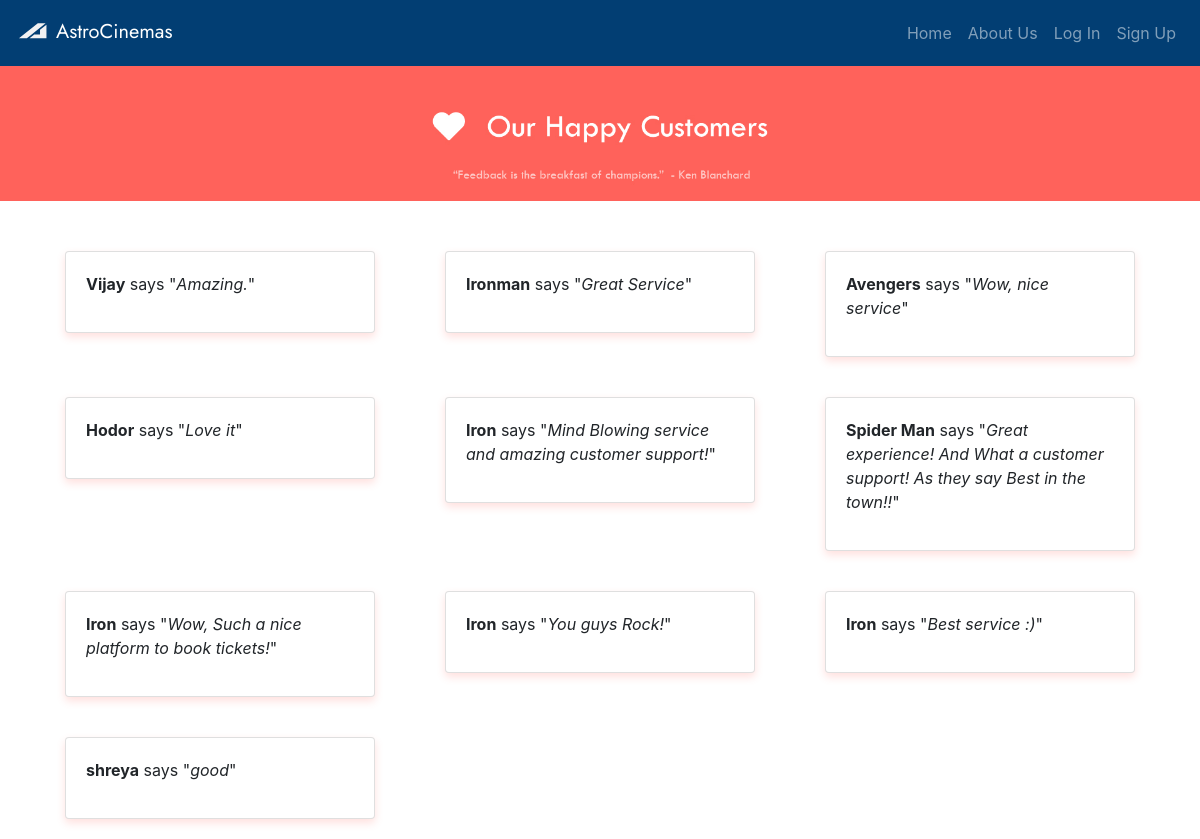
The page /AstroCinemasCopy/get_feedback.php on the database its author committed.
### tables this page shows
CREATE TABLE `feedbackform` (
  `booking_id` int(11) NOT NULL,
  `rating` int(11) NOT NULL,
  `feedback` varchar(255) NOT NULL,
  `feedid` int(11) NOT NULL,
  `username` varchar(255) NOT NULL
);

### AstroCinemasCopy/get_feedback.php (the view)
<?php
include('connection.php');
$sql = "SELECT feedback,username FROM feedbackform WHERE rating = 5";
$result = mysqli_query($conn,$sql);
$car = mysqli_fetch_all($result,MYSQLI_ASSOC);
include('header.php');
?>
<!DOCTYPE html>
<html lang="en">
<body>
<img src="images/feed.jpg" height="50%" width="100%">
<div class="container" style="margin-top: 30px;">
<div class="row">
<?php for($i=0;$i<count($car);$i++){ ?>
    <div class="col-4">
        <div class="card" style="margin: 20px;box-shadow: 0 4px 8px 0 rgba(255,98,90, 0.2);">
        <div class="card-body">
        <P><b><?php echo $car[$i]['username']; ?></b> says "<i><?php echo $car[$i]['feedback']; ?></i>" </P>
        </div>
        </div>
    </div>
    <?php }?>
    <div class="col">
    </div>
</div>
</div>
</body>
</html>

### AstroCinemasCopy/header.php (shortened to what this page needs)
<!DOCTYPE html>
<html lang="en">
  <head>
    <link rel="stylesheet" href="css/fontawesome.css">
    <link rel="stylesheet" href="https://maxcdn.bootstrapcdn.com/bootstrap/4.4.1/css/bootstrap.min.css">
    <link rel="stylesheet" type="text/css" href="css/main copy.css">
    <link rel="stylesheet" type="text/css" href="css/maintwo.css">
  </head>
<nav class="navbar navbar-expand-sm navbar-dark fixed-top"  style="background-color: #023E73;">
  <a class="navbar-brand text-center mr-auto" style="font-family: 'Jost', sans-serif;" href="#"><img width = "40" height="40" src="images/icons/logo.svg" alt="logo">AstroCinemas</a>
  <ul class="navbar-nav">
    <li class="nav-item">
      <a class="nav-link" href="index.php">Home</a>
    </li>
    <li class="nav-item">
      <a href="aboutus.php" class="nav-link">About Us</a>
    </li>
    <li class="nav-item">
      <?php
        if(isset($_SESSION['user']) || isset($_SESSION['admin'])){
          echo '<a class="nav-link" href="logout.php">Log Out</a>';
        }else{
          echo '<a class="nav-link" href="login.php">Log In</a>';
        }
      ?>
    </li>
    <li class="nav-item">
      <?php
          if(!isset($_SESSION['user']) && !isset($_SESSION['admin'])){
            echo '<a class="nav-link" href="signup.php">Sign Up</a>';
          }
      ?>
    </li>
  </ul>
</nav>
<body>
</body>
</html>

### AstroCinemasCopy/css/main copy.css (style rules this page uses)
body { overflow-x: hidden; }

### rows shown on the page
feedbackform: username "Vijay", feedback "Amazing."
feedbackform: username "Ironman", feedback "Great Service"
feedbackform: username "Avengers", feedback "Wow, nice service"
feedbackform: username "Hodor", feedback "Love it"
feedbackform: username "Iron", feedback "Mind Blowing service and amazing customer support!"
feedbackform: username "Spider Man", feedback "Great experience! And What a customer support! As they say Best in the town!!"
feedbackform: username "Iron", feedback "Wow, Such a nice platform to book tickets!"
feedbackform: username "Iron", feedback "You guys Rock!"
feedbackform: username "Iron", feedback "Best service :)"
feedbackform: username "shreya", feedback "good"
